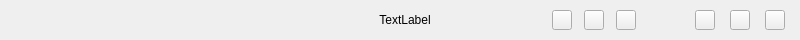
<?xml version="1.0" encoding="UTF-8"?>
<ui version="4.0">
 <class>TitleBarWidget</class>
 <widget class="QWidget" name="TitleBarWidget">
  <property name="geometry">
   <rect>
    <x>0</x>
    <y>0</y>
    <width>800</width>
    <height>40</height>
   </rect>
  </property>
  <property name="sizePolicy">
   <sizepolicy hsizetype="Preferred" vsizetype="Preferred">
    <horstretch>0</horstretch>
    <verstretch>0</verstretch>
   </sizepolicy>
  </property>
  <property name="maximumSize">
   <size>
    <width>16777215</width>
    <height>40</height>
   </size>
  </property>
  <property name="windowTitle">
   <string>Form</string>
  </property>
  <layout class="QHBoxLayout" name="horizontalLayout_5">
   <property name="spacing">
    <number>0</number>
   </property>
   <property name="leftMargin">
    <number>0</number>
   </property>
   <property name="topMargin">
    <number>0</number>
   </property>
   <property name="rightMargin">
    <number>0</number>
   </property>
   <property name="bottomMargin">
    <number>0</number>
   </property>
   <item>
    <widget class="QWidget" name="titlebar_widget" native="true">
     <property name="maximumSize">
      <size>
       <width>16777215</width>
       <height>40</height>
      </size>
     </property>
     <layout class="QHBoxLayout" name="horizontalLayout_4">
      <property name="spacing">
       <number>0</number>
      </property>
      <property name="leftMargin">
       <number>20</number>
      </property>
      <property name="topMargin">
       <number>0</number>
      </property>
      <property name="rightMargin">
       <number>10</number>
      </property>
      <property name="bottomMargin">
       <number>0</number>
      </property>
      <item>
       <widget class="QWidget" name="logo_widget" native="true">
        <property name="minimumSize">
         <size>
          <width>240</width>
          <height>30</height>
         </size>
        </property>
        <property name="maximumSize">
         <size>
          <width>240</width>
          <height>30</height>
         </size>
        </property>
        <layout class="QHBoxLayout" name="horizontalLayout_3">
         <property name="leftMargin">
          <number>0</number>
         </property>
         <property name="topMargin">
          <number>0</number>
         </property>
         <property name="rightMargin">
          <number>0</number>
         </property>
         <property name="bottomMargin">
          <number>0</number>
         </property>
         <item>
          <widget class="QLabel" name="logo_lab">
           <property name="sizePolicy">
            <sizepolicy hsizetype="Expanding" vsizetype="Fixed">
             <horstretch>0</horstretch>
             <verstretch>0</verstretch>
            </sizepolicy>
           </property>
           <property name="minimumSize">
            <size>
             <width>240</width>
             <height>30</height>
            </size>
           </property>
           <property name="maximumSize">
            <size>
             <width>240</width>
             <height>30</height>
            </size>
           </property>
           <property name="text">
            <string notr="true"/>
           </property>
           <property name="alignment">
            <set>Qt::AlignLeading|Qt::AlignLeft|Qt::AlignVCenter</set>
           </property>
          </widget>
         </item>
        </layout>
       </widget>
      </item>
      <item>
       <widget class="QLabel" name="project_name_lab">
        <property name="sizePolicy">
         <sizepolicy hsizetype="Expanding" vsizetype="Preferred">
          <horstretch>0</horstretch>
          <verstretch>0</verstretch>
         </sizepolicy>
        </property>
        <property name="text">
         <string notr="true">TextLabel</string>
        </property>
        <property name="alignment">
         <set>Qt::AlignCenter</set>
        </property>
       </widget>
      </item>
      <item>
       <widget class="QWidget" name="btns_widget" native="true">
        <property name="minimumSize">
         <size>
          <width>140</width>
          <height>0</height>
         </size>
        </property>
        <property name="maximumSize">
         <size>
          <width>140</width>
          <height>16777215</height>
         </size>
        </property>
        <layout class="QHBoxLayout" name="horizontalLayout">
         <property name="spacing">
          <number>10</number>
         </property>
         <property name="leftMargin">
          <number>0</number>
         </property>
         <property name="topMargin">
          <number>0</number>
         </property>
         <property name="rightMargin">
          <number>50</number>
         </property>
         <property name="bottomMargin">
          <number>0</number>
         </property>
         <item>
          <widget class="QToolButton" name="settings_btn">
           <property name="sizePolicy">
            <sizepolicy hsizetype="Preferred" vsizetype="Preferred">
             <horstretch>0</horstretch>
             <verstretch>0</verstretch>
            </sizepolicy>
           </property>
           <property name="maximumSize">
            <size>
             <width>20</width>
             <height>20</height>
            </size>
           </property>
           <property name="cursor">
            <cursorShape>PointingHandCursor</cursorShape>
           </property>
           <property name="toolTip">
            <string>Settings</string>
           </property>
           <property name="text">
            <string/>
           </property>
           <property name="icon">
            <iconset>
             <normaloff>file/images/titlebar/config.svg</normaloff>
             <disabledoff>file/images/titlebar/config_disabled.svg</disabledoff>file/images/titlebar/config.svg</iconset>
           </property>
           <property name="iconSize">
            <size>
             <width>20</width>
             <height>20</height>
            </size>
           </property>
          </widget>
         </item>
         <item>
          <widget class="QToolButton" name="lang_btn">
           <property name="sizePolicy">
            <sizepolicy hsizetype="Preferred" vsizetype="Preferred">
             <horstretch>0</horstretch>
             <verstretch>0</verstretch>
            </sizepolicy>
           </property>
           <property name="maximumSize">
            <size>
             <width>20</width>
             <height>20</height>
            </size>
           </property>
           <property name="cursor">
            <cursorShape>PointingHandCursor</cursorShape>
           </property>
           <property name="text">
            <string/>
           </property>
           <property name="icon">
            <iconset>
             <normaloff>:/uiframe/images/titlebar/en.svg</normaloff>
             <normalon>file/images/titlebar/ch.svg</normalon>
             <disabledoff>file/images/titlebar/en.svg</disabledoff>:/uiframe/images/titlebar/en.svg</iconset>
           </property>
           <property name="iconSize">
            <size>
             <width>20</width>
             <height>20</height>
            </size>
           </property>
           <property name="checkable">
            <bool>true</bool>
           </property>
          </widget>
         </item>
         <item>
          <widget class="QToolButton" name="about_btn">
           <property name="sizePolicy">
            <sizepolicy hsizetype="Preferred" vsizetype="Preferred">
             <horstretch>0</horstretch>
             <verstretch>0</verstretch>
            </sizepolicy>
           </property>
           <property name="maximumSize">
            <size>
             <width>20</width>
             <height>20</height>
            </size>
           </property>
           <property name="cursor">
            <cursorShape>PointingHandCursor</cursorShape>
           </property>
           <property name="toolTip">
            <string>About</string>
           </property>
           <property name="text">
            <string/>
           </property>
           <property name="icon">
            <iconset>
             <normaloff>file/images/titlebar/version.svg</normaloff>file/images/titlebar/version.svg</iconset>
           </property>
           <property name="iconSize">
            <size>
             <width>20</width>
             <height>20</height>
            </size>
           </property>
          </widget>
         </item>
        </layout>
       </widget>
      </item>
      <item>
       <widget class="QWidget" name="sys_btns_widget" native="true">
        <property name="minimumSize">
         <size>
          <width>100</width>
          <height>0</height>
         </size>
        </property>
        <property name="maximumSize">
         <size>
          <width>100</width>
          <height>16777215</height>
         </size>
        </property>
        <layout class="QHBoxLayout" name="horizontalLayout_2">
         <property name="spacing">
          <number>10</number>
         </property>
         <property name="leftMargin">
          <number>0</number>
         </property>
         <property name="topMargin">
          <number>0</number>
         </property>
         <property name="rightMargin">
          <number>0</number>
         </property>
         <property name="bottomMargin">
          <number>0</number>
         </property>
         <item>
          <widget class="QToolButton" name="minimum_btn">
           <property name="sizePolicy">
            <sizepolicy hsizetype="Preferred" vsizetype="Preferred">
             <horstretch>0</horstretch>
             <verstretch>0</verstretch>
            </sizepolicy>
           </property>
           <property name="maximumSize">
            <size>
             <width>20</width>
             <height>20</height>
            </size>
           </property>
           <property name="cursor">
            <cursorShape>PointingHandCursor</cursorShape>
           </property>
           <property name="text">
            <string/>
           </property>
           <property name="icon">
            <iconset>
             <normaloff>file/images/titlebar/min.svg</normaloff>file/images/titlebar/min.svg</iconset>
           </property>
           <property name="iconSize">
            <size>
             <width>20</width>
             <height>20</height>
            </size>
           </property>
          </widget>
         </item>
         <item>
          <widget class="QToolButton" name="maximum_btn">
           <property name="sizePolicy">
            <sizepolicy hsizetype="Preferred" vsizetype="Preferred">
             <horstretch>0</horstretch>
             <verstretch>0</verstretch>
            </sizepolicy>
           </property>
           <property name="maximumSize">
            <size>
             <width>20</width>
             <height>20</height>
            </size>
           </property>
           <property name="cursor">
            <cursorShape>PointingHandCursor</cursorShape>
           </property>
           <property name="text">
            <string/>
           </property>
           <property name="icon">
            <iconset>
             <normaloff>file/images/titlebar/max.svg</normaloff>
             <normalon>file/images/titlebar/restore.svg</normalon>file/images/titlebar/max.svg</iconset>
           </property>
           <property name="iconSize">
            <size>
             <width>20</width>
             <height>20</height>
            </size>
           </property>
           <property name="checkable">
            <bool>true</bool>
           </property>
          </widget>
         </item>
         <item>
          <widget class="QToolButton" name="close_btn">
           <property name="sizePolicy">
            <sizepolicy hsizetype="Preferred" vsizetype="Preferred">
             <horstretch>0</horstretch>
             <verstretch>0</verstretch>
            </sizepolicy>
           </property>
           <property name="maximumSize">
            <size>
             <width>20</width>
             <height>20</height>
            </size>
           </property>
           <property name="cursor">
            <cursorShape>PointingHandCursor</cursorShape>
           </property>
           <property name="text">
            <string/>
           </property>
           <property name="icon">
            <iconset>
             <normaloff>file/images/titlebar/close.svg</normaloff>file/images/titlebar/close.svg</iconset>
           </property>
           <property name="iconSize">
            <size>
             <width>20</width>
             <height>20</height>
            </size>
           </property>
          </widget>
         </item>
        </layout>
       </widget>
      </item>
     </layout>
    </widget>
   </item>
  </layout>
 </widget>
 <resources>
  <include location="../../vilab.qrc"/>
 </resources>
 <connections/>
</ui>
